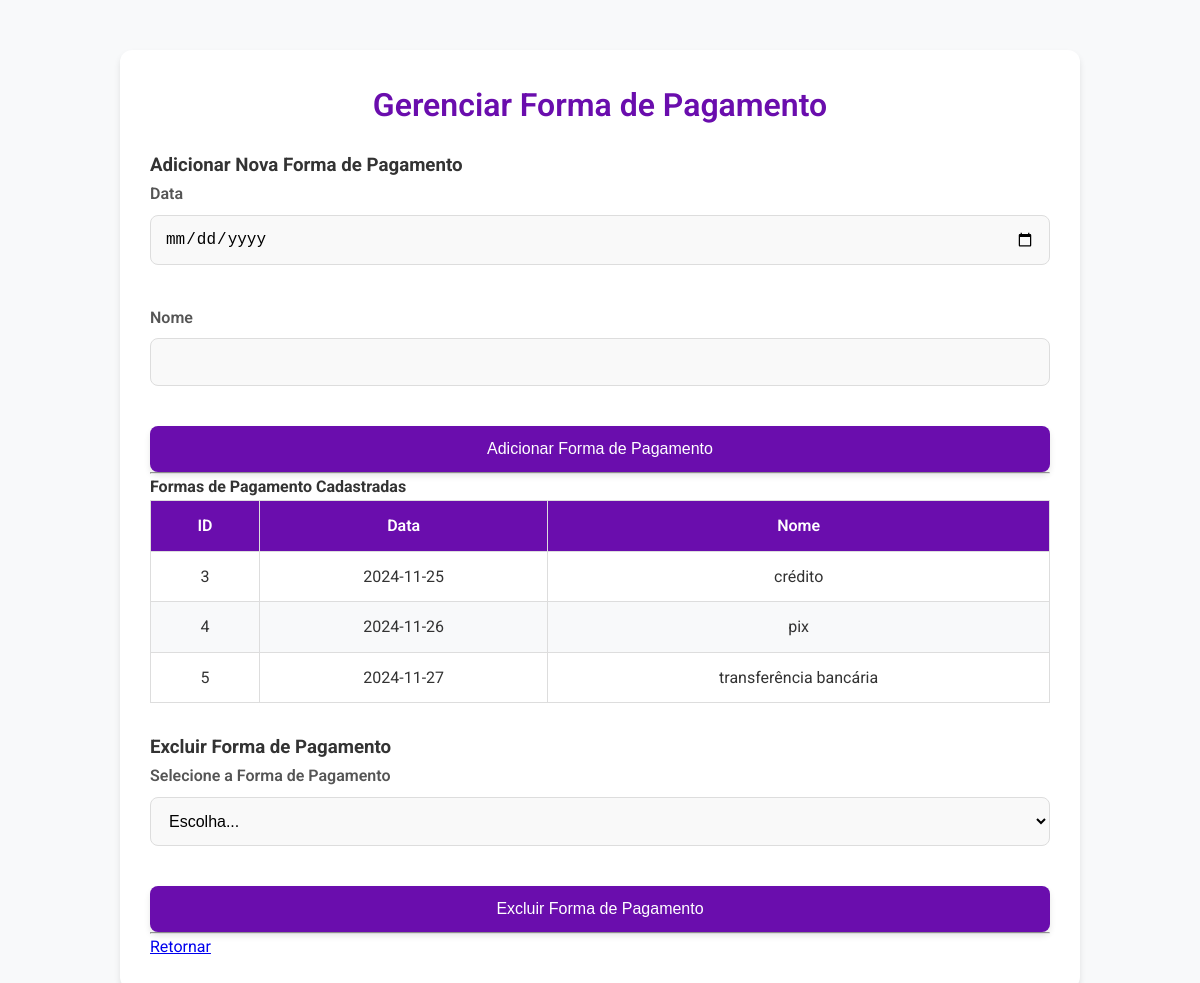
/formas_pagto/forma_pagto.php, run on the app's committed database.
### tables this page shows
CREATE TABLE `forma_pagto` (
  `id` int(11) NOT NULL,
  `data` date NOT NULL,
  `nome` varchar(255) DEFAULT NULL
);

### formas_pagto/forma_pagto.php (the view, shortened to what this page needs)
<?php
include('../config/conexao.php');
$sql = "SELECT id, data, nome FROM forma_pagto";
?>
<!DOCTYPE html>
<html lang="pt-BR">
<head>
    <link href="../config/style.css" rel="stylesheet">
</head>
<body>
<div class="container">
    <h1>Gerenciar Forma de Pagamento</h1>
    <div class="inclusao">
        <h3>Adicionar Nova Forma de Pagamento</h3>
        <form action="forma_pagto.php" method="POST">
            <div class="form-group">
                <label for="data">Data</label>
                <input type="date" name="data" id="data" class="form-control" required>
            </div>
            <div class="form-group">
                <label for="nome">Nome</label>
                <input type="text" name="nome" id="nome" class="form-control" required>
            </div>
            <button type="submit" class="btn btn-primary">Adicionar Forma de Pagamento</button>
        </form>
    </div>
    <hr>
    <div class="tabelas">
        <div class="tabela-inclusao">
            <h4>Formas de Pagamento Cadastradas</h4>
            <table class="table">
                <thead>
                    <tr>
                        <th>ID</th>
                        <th>Data</th>
                        <th>Nome</th>
                    </tr>
                </thead>
                <tbody>
                    <?php
                    $result = mysqli_query($conn, $sql);
                    while ($forma_pagto = mysqli_fetch_assoc($result)): ?>
                        <tr>
                            <td><?php echo $forma_pagto['id']; ?></td>
                            <td><?php echo $forma_pagto['data']; ?></td>
                            <td><?php echo $forma_pagto['nome']; ?></td>
                        </tr>
                    <?php endwhile; ?>
                </tbody>
            </table>
        </div>
        <div class="tabela-exclusao">
            <h3>Excluir Forma de Pagamento</h3>
            <form action="forma_pagto.php" method="POST">
                <div class="form-group">
                    <label for="id_forma_pagto_excluir">Selecione a Forma de Pagamento</label>
                    <select name="id_forma_pagto_excluir" id="id_forma_pagto_excluir" class="form-control" required>
                        <option value="">Escolha...</option>
                    </select>
                </div>
                <button type="submit" class="btn btn-danger">Excluir Forma de Pagamento</button>
            </form>
        </div>
    </div>
    <hr>
    <a href="../index.php" class="btn btn-secondary">Retornar</a>
</div>
</body>
</html>

### config/style.css (style rules this page uses)
* { margin: 0; padding: 0; box-sizing: border-box; }
body { font-family: 'Roboto', sans-serif; background-color: #f8f9fa; color: #333; line-height: 1.6; margin: 0; padding: 0; }
.container { width: 80%; max-width: 960px; margin: 50px auto; padding: 30px; background-color: #fff; border-radius: 12px; box-shadow: 0 4px 6px rgba(0, 0, 0, 0.1); }
h1 { font-size: 32px; font-weight: 600; color: #6a0dad; margin-bottom: 20px; text-align: center; }
.form-group { margin-bottom: 20px; }
label { font-size: 16px; font-weight: 600; color: #555; display: block; margin-bottom: 8px; }
input[type="text"], input[type="email"], input[type="date"], select { width: 100%; padding: 14px; font-size: 16px; border: 1px solid #ddd; border-radius: 8px; margin-bottom: 20px; background-color: #f9f9f9; transition: all 0.3s ease; }
button { display: inline-block; background-color: #6a0dad; color: #ffffff; padding: 14px 22px; font-size: 16px; border: none; border-radius: 8px; cursor: pointer; transition: all 0.3s ease; width: 100%; box-shadow: 0 4px 6px rgba(0, 0, 0, 0.1); }
table { width: 100%; border-collapse: collapse; margin-bottom: 30px; }
table th, table td { padding: 12px; text-align: center; border: 1px solid #ddd; }
table th { background-color: #6a0dad; color: white; font-weight: 600; }
table tbody tr:nth-child(even) { background-color: #f8f9fa; }

### data on the page
forma_pagto: id "3", data "2024-11-25", nome "crédito"
forma_pagto: id "4", data "2024-11-26", nome "pix"
forma_pagto: id "5", data "2024-11-27", nome "transferência bancária"
